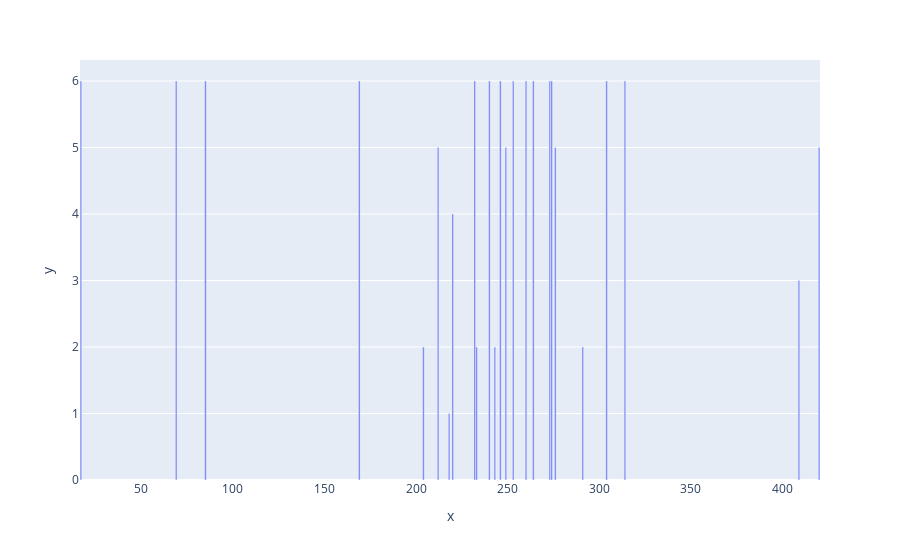

The code cell stored with this chart in its notebook:
### Markdown cell above
We can see that the average accuracy is about 54% 
We will now check accuracy and get best features for different `k` (different num of categories)

### Code cell
best_params = {'random_state': 666,
 'n_estimators': 1200,
 'min_samples_split': 20,
 'min_samples_leaf': 2,
#  'max_features': 'sqrt',
 'max_depth': None,
 'bootstrap': False}

no_sick_df = merge_df[merge_df.sample_time != 'sick']

X = no_sick_df.visit_age_mo.to_numpy().reshape(-1,1)
best_ind_list = list()
for i in tqdm(range(2,8)):
    labels = no_sick_df.sample_time.unique()
    kmeans = KMeans(n_clusters=i, random_state=666).fit(X)
    args_res = np.argsort(kmeans.cluster_centers_.reshape(-1))
#     labels = list(map(lambda x: labels[np.where(args_res == x)[0][0]+2] ,kmeans.labels_))
    # labels = list(map(lambda x: np.where(args_res == x)[0][0] ,kmeans.labels_))
    no_sick_df = no_sick_df.assign(kmeans_label=kmeans.labels_.astype(str))
    
#     px.box(no_sick_df,x='kmeans_label',y='visit_age_mo',points='all')
    clf = RandomForestClassifier(**best_params)
    get_classifier_accuracy(clf,no_sick_df,meta_idx,y='kmeans_label',train_ratio=0.8)
    importances = clf.feature_importances_
    indices = np.argsort(importances)[::-1]
    best_ind_list.append(indices[:40])

cls_ind_ndarr = np.array(best_ind_list)
cls_unique, cls_count = np.unique(cls_ind_ndarr,return_counts=True)
px.bar(x=unique,y=count)

### Figure 1 — Plotly figure (JSON) as saved in the notebook; plotly's stock layout.template omitted (floating-point values rounded to 4 significant figures)
{"data": [{"alignmentgroup": "True", "hovertemplate": "x=%{x}<br>y=%{y}<extra></extra>", "legendgroup": "", "marker": {"color": "#636efa"}, "name": "", "offsetgroup": "", "orientation": "v", "showlegend": false, "textposition": "auto", "type": "bar", "x": [17, 69, 85, 169, 204, 212, 218, 220, 232, 233, 240, 243, 246, 249, 253, 260, 264, 273, 274, 276, 291, 304, 314, 409, 420], "xaxis": "x", "y": [6, 6, 6, 6, 2, 5, 1, 4, 6, 2, 6, 2, 6, 5, 6, 6, 6, 6, 6, 5, 2, 6, 6, 3, 5], "yaxis": "y"}], "layout": {"barmode": "relative", "legend": {"tracegroupgap": 0}, "margin": {"t": 60}, "xaxis": {"anchor": "y", "domain": [0, 1], "title": {"text": "x"}}, "yaxis": {"anchor": "x", "domain": [0, 1], "title": {"text": "y"}}}}
